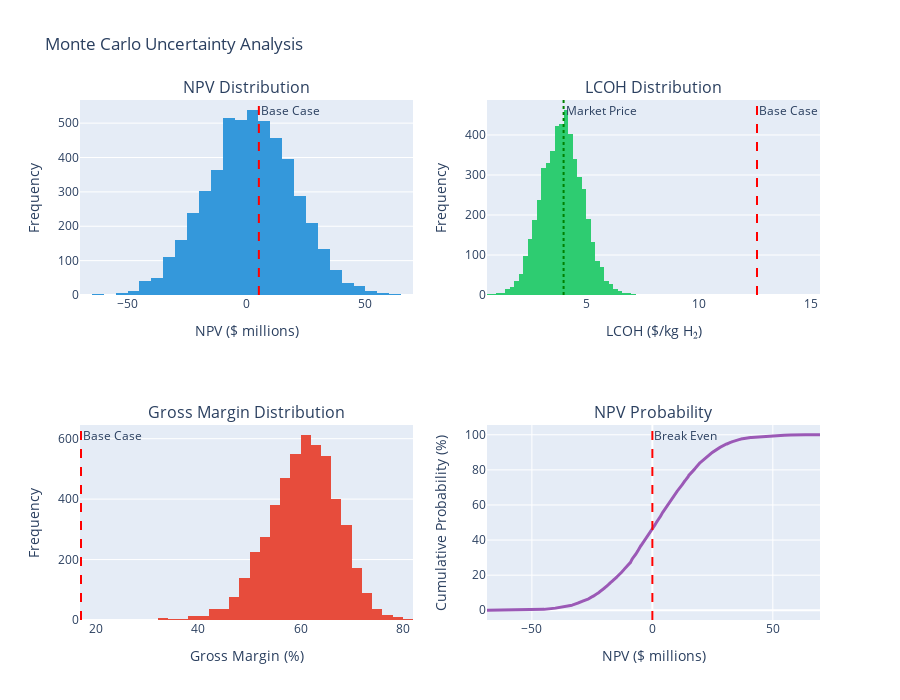

Notebook code for this chart:
### Code cell
# Monte Carlo simulation for uncertainty analysis
np.random.seed(42)
n_simulations = 5000

print("Running Monte Carlo simulation with 5,000 iterations...")
print("This quantifies project risk by sampling from parameter distributions\n")

# Storage for results
npv_results = []
irr_results = []
lcoh_results = []
margin_results = []

for i in range(n_simulations):
    # Sample parameters from distributions
    # Using normal distribution with std = (high - low) / 6 (capturing 99.7% within range)
    
    elec_price_sim = np.random.normal(
        electricity_price, 
        (sensitivity_ranges[sensitivity_ranges['parameter'] == 'electricity_price']['high_value'].values[0] - 
         sensitivity_ranges[sensitivity_ranges['parameter'] == 'electricity_price']['low_value'].values[0]) / 6)
    
    elec_price_sim = max(0.03, min(0.15, elec_price_sim))  # Bound to reasonable range

    h2_price_sim = np.random.normal(
        h2_price,
        (5.0 - 2.0) / 6
    )
    h2_price_sim = max(1.5, min(6.0, h2_price_sim))

    cb_price_sim = np.random.normal(
        cb_price,
        (3.0 - 1.0) / 6
    )
    cb_price_sim = max(0.5, min(3.5, cb_price_sim))

    rng_price_sim = np.random.normal(
        rng_price,
        (0.25 - 0.10) / 6
    )
    rng_price_sim = max(0, min(0.30, rng_price_sim))

    capex_sim = np.random.normal(
        capex,
        (capex * 0.2) / 3  # ±20% range
    )
    capex_sim = max(capex * 0.7, min(capex * 1.3, capex_sim))

    capacity_factor_sim = np.random.normal(
        capacity_factor,
        (0.95 - 0.85) / 6
    )
    capacity_factor_sim = max(0.80, min(0.98, capacity_factor_sim))

    # Recalculate metrics with sampled parameters
    h2_annual_sim = h2_rate * operating_hours * capacity_factor_sim
    cb_annual_sim = cb_rate * operating_hours * capacity_factor_sim

    # Revenue
    h2_revenue_sim = h2_annual_sim * h2_price_sim
    cb_revenue_sim = cb_annual_sim * cb_price_sim
    total_revenue_sim = h2_revenue_sim + cb_revenue_sim

    # Costs
    rng_annual_consumption = 1923 * operating_hours
    rng_cost_sim = rng_annual_consumption * rng_price_sim
    elec_cost_sim = h2_annual_sim * energy_per_kg_h2 * elec_price_sim
    variable_costs_sim = rng_cost_sim + elec_cost_sim + cooling_cost + process_water_cost

    # Margin
    margin_sim = total_revenue_sim - variable_costs_sim
    margin_pct_sim = margin_sim / total_revenue_sim * 100

    # LCOH (simplified)
    total_annual_cost_sim = (capex_sim * ((discount_rate * (1+discount_rate)**plant_lifetime) / 
                                          ((1+discount_rate)**plant_lifetime - 1))) + variable_costs_sim
    lcoh_sim = (total_annual_cost_sim - cb_revenue_sim) / h2_annual_sim

    # NPV (simplified)
    annual_cf = margin_sim
    annuity_factor = (1 - (1 + discount_rate)**(-plant_lifetime)) / discount_rate
    npv_sim = -capex_sim + annual_cf * annuity_factor

    # IRR (approximation)
    if annual_cf > 0:
        irr_sim = (annual_cf / capex_sim) * 100
    else:
        irr_sim = -100

    npv_results.append(npv_sim)
    irr_results.append(irr_sim)
    lcoh_results.append(lcoh_sim)
    margin_results.append(margin_pct_sim)

# convert to arrays

npv_results = np.array(npv_results)
irr_results = np.array(irr_results)
lcoh_results = np.array(lcoh_results)
margin_results = np.array(margin_results)

print("="*80)
print("MONTE CARLO UNCERTAINTY ANALYSIS RESULTS (5,000 iterations)")
print("="*80)
print(f"\n💰 NET PRESENT VALUE:")
print(f"   Mean:              ${np.mean(npv_results)/1e6:>8.2f} million")
print(f"   Median:            ${np.median(npv_results)/1e6:>8.2f} million")
print(f"   Std Deviation:     ${np.std(npv_results)/1e6:>8.2f} million")
print(f"   5th Percentile:    ${np.percentile(npv_results, 5)/1e6:>8.2f} million")
print(f"   95th Percentile:   ${np.percentile(npv_results, 95)/1e6:>8.2f} million")
print(f"   Probability NPV>0: {(npv_results > 0).sum() / len(npv_results) * 100:>7.1f}%")
print(f"\n💵 LEVELIZED COST OF HYDROGEN:")
print(f"   Mean:              ${np.mean(lcoh_results):>8.2f}/kg")
print(f"   Median:            ${np.median(lcoh_results):>8.2f}/kg")
print(f"   Std Deviation:     ${np.std(lcoh_results):>8.2f}/kg")
print(f"   5th Percentile:    ${np.percentile(lcoh_results, 5):>8.2f}/kg")
print(f"   95th Percentile:   ${np.percentile(lcoh_results, 95):>8.2f}/kg")
print(f"   Probability LCOH<$3.18: {(lcoh_results < h2_price).sum() / len(lcoh_results) * 100:>4.1f}%")
print(f"\n📊 GROSS MARGIN:")
print(f"   Mean:              {np.mean(margin_results):>8.1f}%")
print(f"   Median:            {np.median(margin_results):>8.1f}%")
print(f"   5th Percentile:    {np.percentile(margin_results, 5):>8.1f}%")
print(f"   95th Percentile:   {np.percentile(margin_results, 95):>8.1f}%")
print(f"   Probability Margin>20%: {(margin_results > 20).sum() / len(margin_results) * 100:>4.1f}%")

#visualize distributions
fig = make_subplots(
rows=2, cols=2,
subplot_titles=('NPV Distribution', 'LCOH Distribution',
'Gross Margin Distribution', 'NPV Probability'),
specs=[[{'type': 'histogram'}, {'type': 'histogram'}],
[{'type': 'histogram'}, {'type': 'scatter'}]]
)

#npv histogram
fig.add_trace(
go.Histogram(x=npv_results/1e6, name='NPV', marker_color='#3498db',
nbinsx=50, showlegend=False),
row=1, col=1
)
fig.add_vline(x=npv/1e6, line_dash="dash", line_color="red",
annotation_text="Base Case", row=1, col=1)

#lcoh histogram
fig.add_trace(
go.Histogram(x=lcoh_results, name='LCOH', marker_color='#2ecc71',
nbinsx=50, showlegend=False),
row=1, col=2
)
fig.add_vline(x=lcoh, line_dash="dash", line_color="red",
annotation_text="Base Case", row=1, col=2)
fig.add_vline(x=h2_price, line_dash="dot", line_color="green",
annotation_text="Market Price", row=1, col=2)

#margin histogram
fig.add_trace(
go.Histogram(x=margin_results, name='Margin', marker_color='#e74c3c',
nbinsx=50, showlegend=False),
row=2, col=1
)
fig.add_vline(x=gross_margin/total_revenue*100, line_dash="dash", line_color="red",
annotation_text="Base Case", row=2, col=1)

#npv cumulative probability
sorted_npv = np.sort(npv_results)
cumulative_prob = np.arange(1, len(sorted_npv) + 1) / len(sorted_npv) * 100
fig.add_trace(
go.Scatter(x=sorted_npv/1e6, y=cumulative_prob,
mode='lines', line=dict(width=3, color='#9b59b6'),
showlegend=False),
row=2, col=2
)
fig.add_vline(x=0, line_dash="dash", line_color="red",
annotation_text="Break Even", row=2, col=2)
fig.update_xaxes(title_text="NPV ($ millions)", row=1, col=1)
fig.update_xaxes(title_text="LCOH ($/kg H₂)", row=1, col=2)
fig.update_xaxes(title_text="Gross Margin (%)", row=2, col=1)
fig.update_xaxes(title_text="NPV ($ millions)", row=2, col=2)
fig.update_yaxes(title_text="Frequency", row=1, col=1)
fig.update_yaxes(title_text="Frequency", row=1, col=2)
fig.update_yaxes(title_text="Frequency", row=2, col=1)
fig.update_yaxes(title_text="Cumulative Probability (%)", row=2, col=2)
fig.update_layout(height=700, title_text="Monte Carlo Uncertainty Analysis")
fig.show()

#percentile analysis
percentiles = [5, 10, 25, 50, 75, 90, 95]
print("\n📈 Percentile Analysis:")
print("\nNPV ($ millions):")
for p in percentiles:
    print(f"   {p:>2}th percentile: ${np.percentile(npv_results, p)/1e6:>6.1f}M")
    print("\nLCOH ($/kg H₂):")
for p in percentiles:
    print(f"   {p:>2}th percentile: ${np.percentile(lcoh_results, p):>5.2f}")
    print(f"\n🎯 Risk Assessment:")
    print(f"   • {(npv_results > 0).sum() / len(npv_results) * 100:.1f}% probability of positive NPV")
    print(f"   • {(lcoh_results < h2_price).sum() / len(lcoh_results) * 100:.1f}% probability LCOH below market price")
    print(f"   • {(margin_results > 20).sum() / len(margin_results) * 100:.1f}% probability of healthy margin (>20%)")
if (npv_results > 0).sum() / len(npv_results) > 0.7:
    print(f"\n   ✅ Project shows STRONG robustness to uncertainty")
elif (npv_results > 0).sum() / len(npv_results) > 0.5:
    print(f"\n   ⚠️ Project shows MODERATE robustness to uncertainty")
else:
    print(f"\n   ❌ Project shows HIGH risk under uncertainty")

### Figure 1 — Plotly figure (JSON) as saved in the notebook; plotly's stock layout.template omitted (floating-point values rounded to 4 significant figures; data arrays with more than 128 entries replaced by an {"elided": "..."} marker saying what was removed)
{"data": [{"marker": {"color": "#3498db"}, "name": "NPV", "nbinsx": 50, "showlegend": false, "type": "histogram", "x": {"elided": "5000 float values"}, "xaxis": "x", "yaxis": "y"}, {"marker": {"color": "#2ecc71"}, "name": "LCOH", "nbinsx": 50, "showlegend": false, "type": "histogram", "x": {"elided": "5000 float values"}, "xaxis": "x2", "yaxis": "y2"}, {"marker": {"color": "#e74c3c"}, "name": "Margin", "nbinsx": 50, "showlegend": false, "type": "histogram", "x": {"elided": "5000 float values"}, "xaxis": "x3", "yaxis": "y3"}, {"line": {"color": "#9b59b6", "width": 3}, "mode": "lines", "showlegend": false, "type": "scatter", "x": {"elided": "5000 float values"}, "xaxis": "x4", "y": {"elided": "5000 float values"}, "yaxis": "y4"}], "layout": {"annotations": [{"font": {"size": 16}, "showarrow": false, "text": "NPV Distribution", "x": 0.225, "xanchor": "center", "xref": "paper", "y": 1, "yanchor": "bottom", "yref": "paper"}, {"font": {"size": 16}, "showarrow": false, "text": "LCOH Distribution", "x": 0.775, "xanchor": "center", "xref": "paper", "y": 1, "yanchor": "bottom", "yref": "paper"}, {"font": {"size": 16}, "showarrow": false, "text": "Gross Margin Distribution", "x": 0.225, "xanchor": "center", "xref": "paper", "y": 0.375, "yanchor": "bottom", "yref": "paper"}, {"font": {"size": 16}, "showarrow": false, "text": "NPV Probability", "x": 0.775, "xanchor": "center", "xref": "paper", "y": 0.375, "yanchor": "bottom", "yref": "paper"}, {"showarrow": false, "text": "Base Case", "x": 5.2, "xanchor": "left", "xref": "x", "y": 1, "yanchor": "top", "yref": "y domain"}, {"showarrow": false, "text": "Base Case", "x": 12.59, "xanchor": "left", "xref": "x2", "y": 1, "yanchor": "top", "yref": "y2 domain"}, {"showarrow": false, "text": "Market Price", "x": 4, "xanchor": "left", "xref": "x2", "y": 1, "yanchor": "top", "yref": "y2 domain"}, {"showarrow": false, "text": "Base Case", "x": 17.01, "xanchor": "left", "xref": "x3", "y": 1, "yanchor": "top", "yref": "y3 domain"}, {"showarrow": false, "text": "Break Even", "x": 0, "xanchor": "left", "xref": "x4", "y": 1, "yanchor": "top", "yref": "y4 domain"}], "height": 700, "shapes": [{"line": {"color": "red", "dash": "dash"}, "type": "line", "x0": 5.2, "x1": 5.2, "xref": "x", "y0": 0, "y1": 1, "yref": "y domain"}, {"line": {"color": "red", "dash": "dash"}, "type": "line", "x0": 12.59, "x1": 12.59, "xref": "x2", "y0": 0, "y1": 1, "yref": "y2 domain"}, {"line": {"color": "green", "dash": "dot"}, "type": "line", "x0": 4, "x1": 4, "xref": "x2", "y0": 0, "y1": 1, "yref": "y2 domain"}, {"line": {"color": "red", "dash": "dash"}, "type": "line", "x0": 17.01, "x1": 17.01, "xref": "x3", "y0": 0, "y1": 1, "yref": "y3 domain"}, {"line": {"color": "red", "dash": "dash"}, "type": "line", "x0": 0, "x1": 0, "xref": "x4", "y0": 0, "y1": 1, "yref": "y4 domain"}], "title": {"text": "Monte Carlo Uncertainty Analysis"}, "xaxis": {"anchor": "y", "domain": [0, 0.45], "title": {"text": "NPV ($ millions)"}}, "xaxis2": {"anchor": "y2", "domain": [0.55, 1], "title": {"text": "LCOH ($/kg H₂)"}}, "xaxis3": {"anchor": "y3", "domain": [0, 0.45], "title": {"text": "Gross Margin (%)"}}, "xaxis4": {"anchor": "y4", "domain": [0.55, 1], "title": {"text": "NPV ($ millions)"}}, "yaxis": {"anchor": "x", "domain": [0.625, 1], "title": {"text": "Frequency"}}, "yaxis2": {"anchor": "x2", "domain": [0.625, 1], "title": {"text": "Frequency"}}, "yaxis3": {"anchor": "x3", "domain": [0, 0.375], "title": {"text": "Frequency"}}, "yaxis4": {"anchor": "x4", "domain": [0, 0.375], "title": {"text": "Cumulative Probability (%)"}}}}
